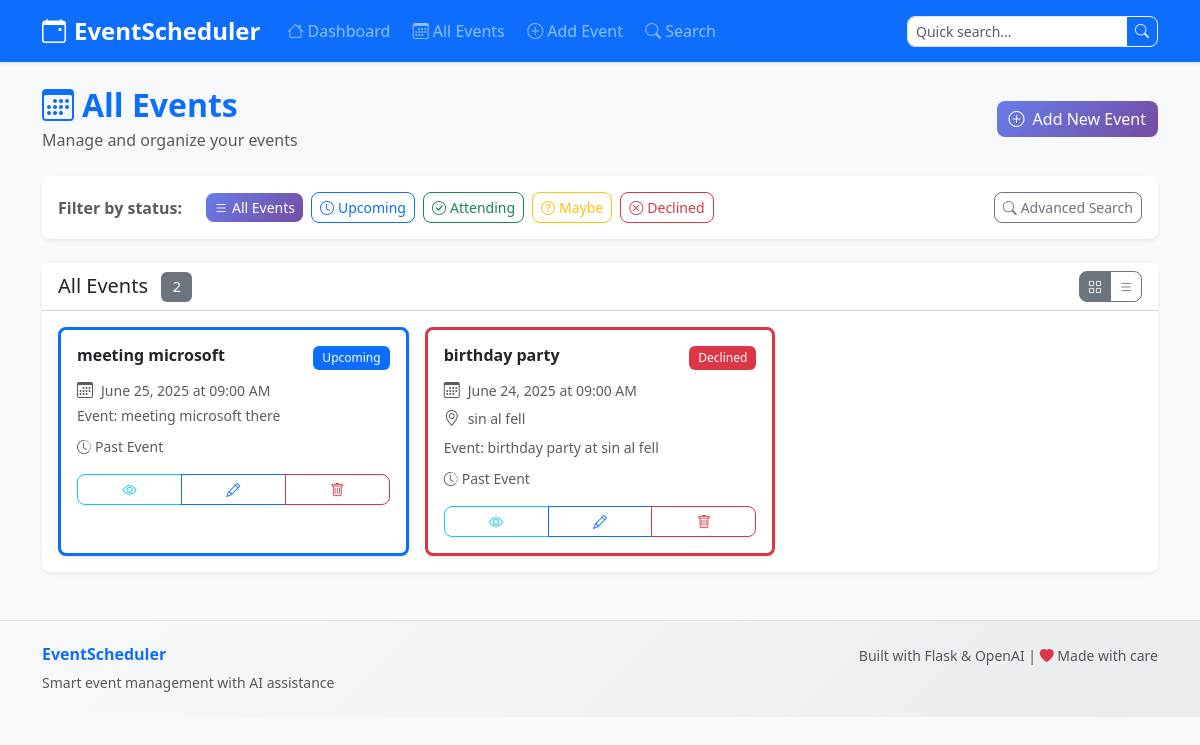
Screenshot of /events/ with the database file from the repository.
### tables this page shows
CREATE TABLE events (
            id INTEGER PRIMARY KEY AUTOINCREMENT,
            title TEXT NOT NULL,
            description TEXT,
            date TEXT NOT NULL,
            location TEXT,
            status TEXT DEFAULT 'upcoming',
            created_at TEXT DEFAULT CURRENT_TIMESTAMP,
            updated_at TEXT DEFAULT CURRENT_TIMESTAMP
        );

### routes/events.py (the view)
@events_bp.route('/')
def list_events():
    status_filter = request.args.get('status', '')
    conn = get_db_connection()
    if status_filter:
        events = conn.execute('''
            SELECT * FROM events
            WHERE status = ?
            ORDER BY date DESC
        ''', (status_filter,)).fetchall()
    else:
        events = conn.execute('''
            SELECT * FROM events
            ORDER BY date DESC
        ''').fetchall()
    conn.close()
    class MockPagination:
        def __init__(self, items):
            self.items = items
            self.has_prev = False
            self.has_next = False
            self.prev_num = None
            self.next_num = None
            self.page = 1
            self.pages = 1
    events_paginated = MockPagination(events)
    return render_template('events.html',
                         events=events_paginated,
                         current_status=status_filter)

### app.py (called while the page is built)
def format_date(date_str):
    try:
        dt = datetime.fromisoformat(date_str.replace('Z', '+00:00'))
        return dt.strftime('%B %d, %Y at %I:%M %p')
    except:
        return date_str

def is_past(date_str):
    try:
        dt = datetime.fromisoformat(date_str.replace('Z', '+00:00'))
        return dt < datetime.now()
    except:
        return False

### routes/events.py (called while the page is built)
def get_db_connection():
    os.makedirs('data', exist_ok=True)
    conn = sqlite3.connect('data/events.db')
    conn.row_factory = sqlite3.Row
    return conn

### templates/events.html (shortened to what this page needs)
{% extends "base.html" %}
{% block content %}
<div class="row">
    <div class="col-12">
        <div class="d-flex justify-content-between align-items-center mb-4">
            <div>
                <h2 class="fw-bold text-primary mb-1">
                    <i class="bi bi-calendar3 me-2"></i>All Events
                </h2>
                <p class="text-muted mb-0">Manage and organize your events</p>
            </div>
            <div>
                <a href="{{ url_for('events.add_event') }}" class="btn btn-primary">
                    <i class="bi bi-plus-circle me-2"></i>Add New Event
                </a>
            </div>
        </div>
        <div class="card mb-4 shadow-sm">
            <div class="card-body py-3">
                <div class="d-flex flex-wrap gap-2 align-items-center">
                    <span class="fw-semibold text-muted me-3">Filter by status:</span>
                    <a href="{{ url_for('events.list_events') }}"
                       class="btn btn-sm {% if not current_status %}btn-primary{% else %}btn-outline-primary{% endif %}">
                        <i class="bi bi-list me-1"></i>All Events
                    </a>
                    <a href="{{ url_for('events.list_events', status='upcoming') }}"
                       class="btn btn-sm {% if current_status == 'upcoming' %}btn-primary{% else %}btn-outline-primary{% endif %}">
                        <i class="bi bi-clock me-1"></i>Upcoming
                    </a>
                    <a href="{{ url_for('events.list_events', status='attending') }}"
                       class="btn btn-sm {% if current_status == 'attending' %}btn-success{% else %}btn-outline-success{% endif %}">
                        <i class="bi bi-check-circle me-1"></i>Attending
                    </a>
                    <a href="{{ url_for('events.list_events', status='maybe') }}"
                       class="btn btn-sm {% if current_status == 'maybe' %}btn-warning{% else %}btn-outline-warning{% endif %}">
                        <i class="bi bi-question-circle me-1"></i>Maybe
                    </a>
                    <a href="{{ url_for('events.list_events', status='declined') }}"
                       class="btn btn-sm {% if current_status == 'declined' %}btn-danger{% else %}btn-outline-danger{% endif %}">
                        <i class="bi bi-x-circle me-1"></i>Declined
                    </a>
                    <div class="ms-auto">
                        <a href="{{ url_for('search.search_page') }}" class="btn btn-sm btn-outline-secondary">
                            <i class="bi bi-search me-1"></i>Advanced Search
                        </a>
                    </div>
                </div>
            </div>
        </div>
        <div class="card shadow-sm">
            <div class="card-header bg-white">
                <div class="d-flex justify-content-between align-items-center">
                    <h5 class="mb-0">
                        {% if current_status %}
                            {{ current_status|title }} Events
                        {% else %}
                            All Events
                        {% endif %}
                        <span class="badge bg-secondary ms-2">{{ events.items|length }}</span>
                    </h5>
                    <div class="btn-group btn-group-sm" role="group">
                        <button type="button" class="btn btn-outline-secondary active" id="gridViewBtn">
                            <i class="bi bi-grid"></i>
                        </button>
                        <button type="button" class="btn btn-outline-secondary" id="listViewBtn">
                            <i class="bi bi-list"></i>
                        </button>
                    </div>
                </div>
            </div>
            <div class="card-body">
                {% if events.items %}
                    <div id="gridView" class="events-grid">
                        <div class="row g-3">
                            {% for event in events.items %}
                            <div class="col-md-6 col-lg-4">
                                <div class="event-card bg-white border rounded-3 p-3 h-100 shadow-sm hover-shadow
                                            border-start border-3
                                            {% if event.status == 'upcoming' %}border-primary{% endif %}
                                            {% if event.status == 'declined' %}border-danger{% endif %}">
                                    <div class="d-flex justify-content-between align-items-start mb-2">
                                        <h6 class="fw-bold mb-0 text-truncate me-2">{{ event.title }}</h6>
                                        <span class="badge
                                            {% if event.status == 'upcoming' %}bg-primary{% endif %}
                                            {% if event.status == 'declined' %}bg-danger{% endif %}">
                                            {{ event.status|title }}
                                        </span>
                                    </div>
                                    <div class="event-details">
                                        <div class="d-flex align-items-center mb-1 text-muted">
                                            <i class="bi bi-calendar3 me-2"></i>
                                            <small>{{ event.date|format_date }}</small>
                                        </div>
                                        {% if event.location %}
                                        <div class="d-flex align-items-center mb-2 text-muted">
                                            <i class="bi bi-geo-alt me-2"></i>
                                            <small class="text-truncate">{{ event.location }}</small>
                                        </div>
                                        {% endif %}
                                        {% if event.description %}
                                        <p class="small text-muted mb-2 event-description">
                                            {{ event.description[:80] }}{% if event.description|length > 80 %}...{% endif %}
                                        </p>
                                        {% endif %}
                                        {% if event.date|is_past %}
                                        <div class="mb-2">
                                            <small class="text-muted">
                                                <i class="bi bi-clock-history me-1"></i>Past Event
                                            </small>
                                        </div>
                                        {% endif %}
                                    </div>
                                    <div class="event-actions mt-3">
                                        <div class="btn-group btn-group-sm w-100" role="group">
                                            <button type="button" class="btn btn-outline-info"
                                                    data-event-id="{{ event.id }}"
                                                    onclick="viewEventDetailsSafe(this)">
                                                <i class="bi bi-eye"></i>
                                            </button>
                                            <a href="{{ url_for('events.edit_event', event_id=event.id) }}"
                                               class="btn btn-outline-primary">
                                                <i class="bi bi-pencil"></i>
                                            </a>
                                            <button type="button" class="btn btn-outline-danger"
                                                    data-event-id="{{ event.id }}"
                                                    data-event-title="{{ event.title|e }}"
                                                    onclick="deleteEventSafe(this)">
                                                <i class="bi bi-trash"></i>
                                            </button>
                                        </div>
                                    </div>
                                </div>
                            </div>
                            {% endfor %}
                        </div>
                    </div>
                {% endif %}
            </div>
        </div>
    </div>
</div>
{% endblock %}

### static/css/style.css (style rules this page uses)
:root { --primary-gradient: linear-gradient(135deg, #667eea 0%, #764ba2 100%); --success-gradient: linear-gradient(135deg, #5cb85c 0%, #449d44 100%); --warning-gradient: linear-gradient(135deg, #f0ad4e 0%, #ec971f 100%); --danger-gradient: linear-gradient(135deg, #d9534f 0%, #c9302c 100%); --shadow-soft: 0 0.125rem 0.25rem rgba(0, 0, 0, 0.075); --shadow-hover: 0 0.5rem 1rem rgba(0, 0, 0, 0.15); --border-radius: 0.5rem; }
body { background-color: #f8f9fa; font-family: 'Segoe UI', Tahoma, Geneva, Verdana, sans-serif; }
.card { border: none; border-radius: var(--border-radius); box-shadow: var(--shadow-soft); transition: all 0.3s ease; }
.event-card { transition: all 0.3s ease; position: relative; overflow: hidden; }
.event-card::before { content: ''; position: absolute; top: 0; left: -100%; width: 100%; height: 100%; background: linear-gradient(90deg, transparent, rgba(255, 255, 255, 0.2), transparent); transition: left 0.5s; }
.hover-shadow { transition: box-shadow 0.3s ease; }
.event-description { display: -webkit-box; -webkit-line-clamp: 2; -webkit-box-orient: vertical; overflow: hidden; line-height: 1.4; }
.badge { font-weight: 500; padding: 0.5em 0.75em; }
.btn { border-radius: var(--border-radius); font-weight: 500; transition: all 0.3s ease; border-width: 1px; position: relative; z-index: 10; pointer-events: auto; }
.btn-primary { background: var(--primary-gradient); border: none; }

### rows the page displays
events: title "meeting microsoft", status "Upcoming", date "June 25, 2025 at 09:00 AM", description "Event: meeting microsoft there", shows "Past Event"
events: title "birthday party", status "Declined", date "June 24, 2025 at 09:00 AM", location "sin al fell", description "Event: birthday party at sin al fell", shows "Past Event"

### other values shown
{{ events.items|length }} "2"
